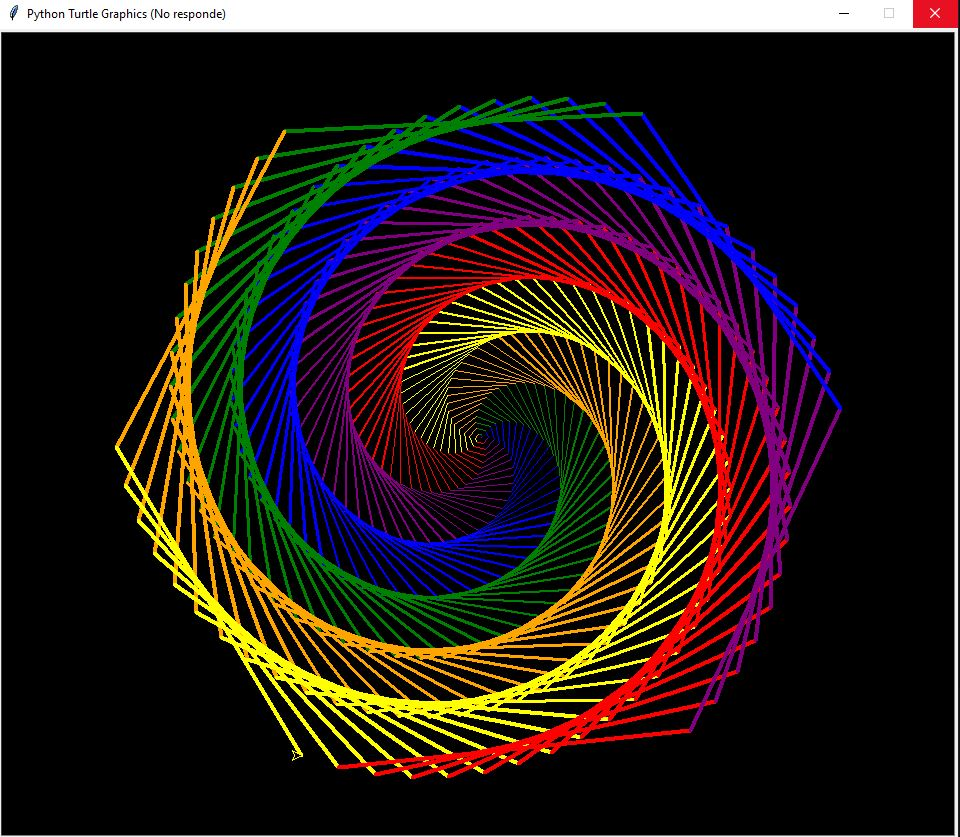

This figure's Python source:
# -*- coding: utf-8 -*-
"""
Created on Sun Sep 19 18:03:45 2021

@author: Nacho
"""

import turtle
colors = ['red', 'purple', 'blue', 'green', 'orange', 'yellow']
t = turtle.Pen()
turtle.bgcolor('black')
for x in range(360):
    t.pencolor(colors[x%6])
    t.width(x//100 + 1)
    t.forward(x)
    t.left(59)
